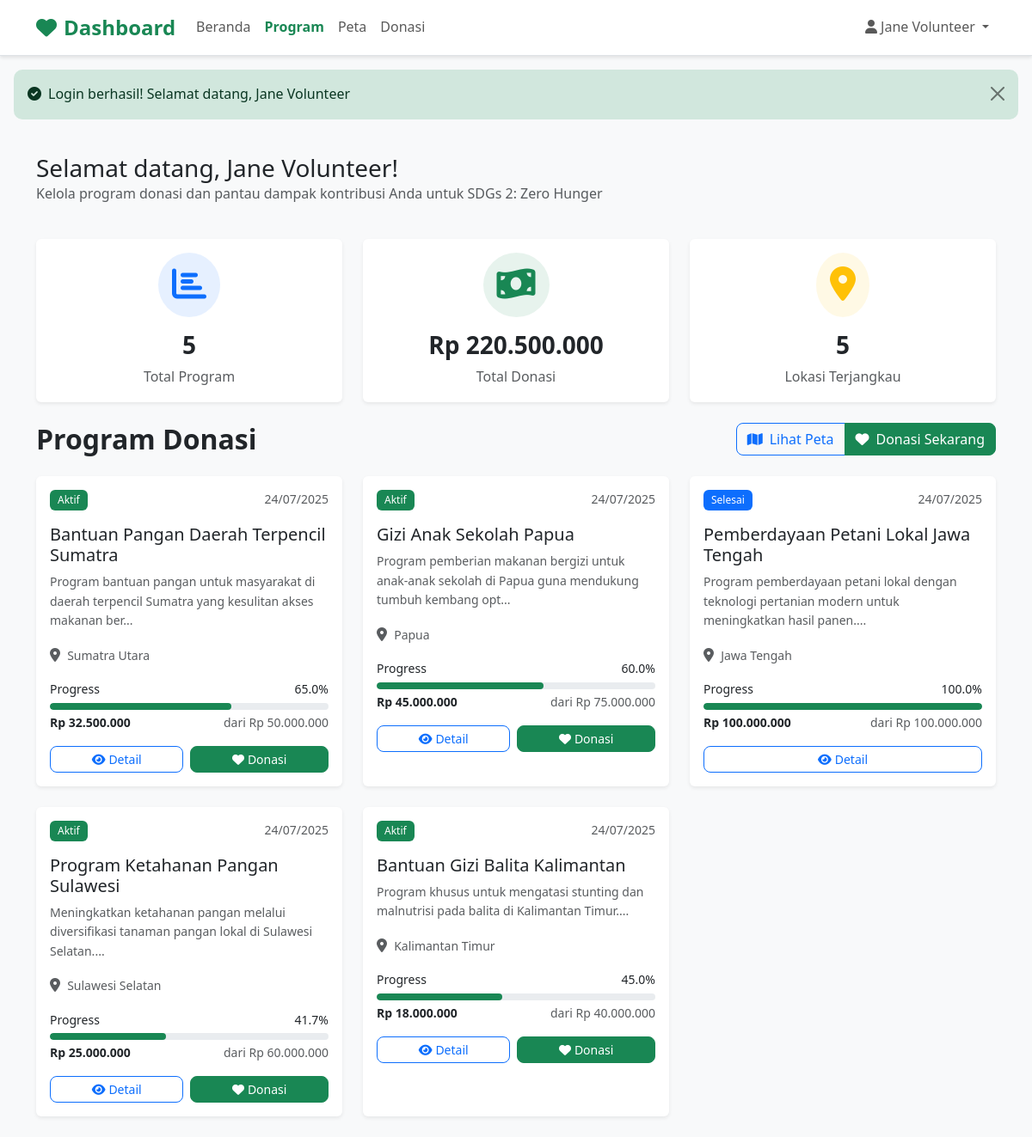
Page /dashboard.php (signed in) on the committed database.
### tables this page shows
CREATE TABLE programs (
    id INT PRIMARY KEY AUTO_INCREMENT,
    title VARCHAR(255) NOT NULL,
    description TEXT NOT NULL,
    target_amount DECIMAL(15,2) NOT NULL,
    current_amount DECIMAL(15,2) DEFAULT 0,
    location VARCHAR(100) NOT NULL,
    category VARCHAR(100),
    status ENUM('active', 'completed', 'paused') DEFAULT 'active',
    start_date DATE,
    end_date DATE,
    latitude DECIMAL(10, 8),
    longitude DECIMAL(11, 8),
    address TEXT,
    beneficiaries INT DEFAULT 0,
    created_by INT,
    created_at TIMESTAMP DEFAULT CURRENT_TIMESTAMP,
    updated_at TIMESTAMP DEFAULT CURRENT_TIMESTAMP ON UPDATE CURRENT_TIMESTAMP,
    FOREIGN KEY (created_by) REFERENCES users(id)
);

### includes/config.php (called while the page is built, shortened)
<?php
function formatCurrency($amount) {
    return 'Rp ' . number_format($amount, 0, ',', '.');
}
function getFlashMessage($type) {
    if (isset($_SESSION['flash'][$type])) {
        $message = $_SESSION['flash'][$type];
        return $message;
    }
    return null;
}
?>

### dashboard.php (the view, shortened to what this page needs)
<?php
require_once 'includes/config.php';
try {
    $stmt = $pdo->prepare("
        SELECT p.*,
               (SELECT COUNT(*) FROM donations d WHERE d.program_id = p.id AND d.payment_status = 'success') as donor_count
        FROM programs p
        ORDER BY p.created_at DESC
    ");
    $stmt->execute();
    $programs = $stmt->fetchAll();
    $stmt = $pdo->query("SELECT COUNT(*) as total FROM programs");
    $totalPrograms = $stmt->fetch()['total'];
    $stmt = $pdo->query("SELECT SUM(current_amount) as total FROM programs");
    $totalDonations = $stmt->fetch()['total'] ?? 0;
    $stmt = $pdo->query("SELECT COUNT(DISTINCT location) as total FROM programs");
    $totalLocations = $stmt->fetch()['total'];
} catch (PDOException $e) {
    $programs = [];
    $totalPrograms = $totalDonations = $totalLocations = 0;
}
?>
<!DOCTYPE html>
<html lang="id">
<head>
    <link href="https://cdn.jsdelivr.net/npm/bootstrap@5.3.0/dist/css/bootstrap.min.css" rel="stylesheet">
    <link href="https://cdnjs.cloudflare.com/ajax/libs/font-awesome/6.0.0/css/all.min.css" rel="stylesheet">
    <link href="assets/css/style.css" rel="stylesheet">
</head>
<body class="bg-light">
    <nav class="navbar navbar-expand-lg navbar-light bg-white border-bottom sticky-top">
        <div class="container">
            <a class="navbar-brand d-flex align-items-center" href="dashboard.php">
                <i class="fas fa-heart text-success me-2 fs-4"></i>
                <span class="fw-bold text-success">Dashboard</span>
            </a>
            <div class="collapse navbar-collapse" id="navbarNav">
                <ul class="navbar-nav me-auto">
                    <li class="nav-item">
                        <a class="nav-link" href="index.php">Beranda</a>
                    </li>
                    <li class="nav-item">
                        <a class="nav-link active" href="dashboard.php">Program</a>
                    </li>
                    <li class="nav-item">
                        <a class="nav-link" href="maps.php">Peta</a>
                    </li>
                    <li class="nav-item">
                        <a class="nav-link" href="donate.php">Donasi</a>
                    </li>
                </ul>
                <div class="navbar-nav">
                    <div class="dropdown">
                        <a class="nav-link dropdown-toggle" href="#" role="button" data-bs-toggle="dropdown">
                            <i class="fas fa-user me-1"></i><?= htmlspecialchars($_SESSION['user_name']) ?>
                        </a>
                    </div>
                </div>
            </div>
        </div>
    </nav>
    <?php
    $successMessage = getFlashMessage('success');
    ?>
    <?php if ($successMessage): ?>
        <div class="alert alert-success alert-dismissible fade show m-3" role="alert">
            <i class="fas fa-check-circle me-2"></i><?= htmlspecialchars($successMessage) ?>
            <button type="button" class="btn-close" data-bs-dismiss="alert"></button>
        </div>
    <?php endif; ?>
    <div class="container py-4">
        <div class="row mb-4">
            <div class="col">
                <h1 class="h3 mb-0">Selamat datang, <?= htmlspecialchars($_SESSION['user_name']) ?>!</h1>
                <p class="text-muted">Kelola program donasi dan pantau dampak kontribusi Anda untuk SDGs 2: Zero Hunger</p>
            </div>
        </div>
        <div class="row g-4 mb-4">
            <div class="col-md-4">
                <div class="card border-0 shadow-sm">
                    <div class="card-body text-center">
                        <div class="d-flex justify-content-center align-items-center mb-3">
                            <div class="bg-primary bg-opacity-10 rounded-circle p-3">
                                <i class="fas fa-chart-bar text-primary fs-1"></i>
                            </div>
                        </div>
                        <h3 class="fw-bold"><?= $totalPrograms ?></h3>
                        <p class="text-muted mb-0">Total Program</p>
                    </div>
                </div>
            </div>
            <div class="col-md-4">
                <div class="card border-0 shadow-sm">
                    <div class="card-body text-center">
                        <div class="d-flex justify-content-center align-items-center mb-3">
                            <div class="bg-success bg-opacity-10 rounded-circle p-3">
                                <i class="fas fa-money-bill-wave text-success fs-1"></i>
                            </div>
                        </div>
                        <h3 class="fw-bold"><?= formatCurrency($totalDonations) ?></h3>
                        <p class="text-muted mb-0">Total Donasi</p>
                    </div>
                </div>
            </div>
            <div class="col-md-4">
                <div class="card border-0 shadow-sm">
                    <div class="card-body text-center">
                        <div class="d-flex justify-content-center align-items-center mb-3">
                            <div class="bg-warning bg-opacity-10 rounded-circle p-3">
                                <i class="fas fa-map-marker-alt text-warning fs-1"></i>
                            </div>
                        </div>
                        <h3 class="fw-bold"><?= $totalLocations ?></h3>
                        <p class="text-muted mb-0">Lokasi Terjangkau</p>
                    </div>
                </div>
            </div>
        </div>
        <div class="d-flex justify-content-between align-items-center mb-4 flex-wrap gap-2">
            <h2 class="fw-bold mb-0">Program Donasi</h2>
            <div class="btn-group" role="group">
                <a href="maps.php" class="btn btn-outline-primary">
                    <i class="fas fa-map me-2"></i>Lihat Peta
                </a>
                <a href="donate.php" class="btn btn-success">
                    <i class="fas fa-heart me-2"></i>Donasi Sekarang
                </a>
            </div>
        </div>
        <?php if (empty($programs)): ?>
            <div class="text-center py-5">
                <i class="fas fa-inbox text-muted fs-1 mb-3"></i>
                <h4 class="text-muted">Belum ada program donasi</h4>
                <p class="text-muted">Program donasi akan ditampilkan di sini</p>
            </div>
        <?php else: ?>
            <div class="row g-4">
                <?php foreach ($programs as $program): ?>
                    <div class="col-lg-4 col-md-6">
                        <div class="card h-100 shadow-sm border-0">
                            <div class="card-body">
                                <div class="d-flex justify-content-between align-items-start mb-3">
                                    <span class="badge bg-<?= $program['status'] === 'active' ? 'success' : ($program['status'] === 'completed' ? 'primary' : 'secondary') ?>">
                                        <?= $program['status'] === 'active' ? 'Aktif' : ($program['status'] === 'completed' ? 'Selesai' : 'Dijeda') ?>
                                    </span>
                                    <small class="text-muted"><?= date('d/m/Y', strtotime($program['created_at'])) ?></small>
                                </div>
                                <h5 class="card-title"><?= htmlspecialchars($program['title']) ?></h5>
                                <p class="card-text text-muted small"><?= htmlspecialchars(substr($program['description'], 0, 100)) ?>...</p>
                                <div class="mb-3">
                                    <i class="fas fa-map-marker-alt text-muted me-1"></i>
                                    <small class="text-muted"><?= htmlspecialchars($program['location']) ?></small>
                                </div>
                                <div class="mb-3">
                                    <?php
                                    $progress = $program['target_amount'] > 0 ? ($program['current_amount'] / $program['target_amount']) * 100 : 0;
                                    ?>
                                    <div class="d-flex justify-content-between small mb-1">
                                        <span>Progress</span>
                                        <span><?= number_format($progress, 1) ?>%</span>
                                    </div>
                                    <div class="progress" style="height: 8px;">
                                        <div class="progress-bar bg-success" style="width: <?= min($progress, 100) ?>%"></div>
                                    </div>
                                    <div class="d-flex justify-content-between small mt-1">
                                        <span class="fw-bold"><?= formatCurrency($program['current_amount']) ?></span>
                                        <span class="text-muted">dari <?= formatCurrency($program['target_amount']) ?></span>
                                    </div>
                                </div>
                                <div class="d-flex gap-2">
                                    <a href="program-detail.php?id=<?= $program['id'] ?>" class="btn btn-outline-primary btn-sm flex-fill">
                                        <i class="fas fa-eye me-1"></i>Detail
                                    </a>
                                    <?php if ($program['status'] === 'active'): ?>
                                        <a href="donate.php?program=<?= $program['id'] ?>" class="btn btn-success btn-sm flex-fill">
                                            <i class="fas fa-heart me-1"></i>Donasi
                                        </a>
                                    <?php endif; ?>
                                </div>
                            </div>
                        </div>
                    </div>
                <?php endforeach; ?>
            </div>
        <?php endif; ?>
    </div>
</body>
</html>

### assets/css/style.css (style rules this page uses)
:root { --primary-color: #198754; --primary-hover: #157347; --secondary-color: #6c757d; --success-color: #198754; --danger-color: #dc3545; --warning-color: #ffc107; --info-color: #0dcaf0; --light-color: #f8f9fa; --dark-color: #212529; }
body { font-family: "Segoe UI", Tahoma, Geneva, Verdana, sans-serif; line-height: 1.6; }
.card { transition: all 0.3s ease; border: none; }
.progress { border-radius: 10px; height: 8px; }
.progress-bar { border-radius: 10px; }
.btn { border-radius: 8px; font-weight: 500; transition: all 0.3s ease; }
.navbar-brand { font-size: 1.5rem; font-weight: 700; }
.text-success { color: var(--success-color) !important; }
.btn-success { background-color: var(--success-color); border-color: var(--success-color); }
.shadow-sm { box-shadow: 0 0.125rem 0.25rem rgba(0, 0, 0, 0.075) !important; }
.alert { border-radius: 10px; border: none; }
.alert-success { background-color: #d1e7dd; color: #0a3622; }
.navbar { box-shadow: 0 2px 4px rgba(0, 0, 0, 0.1); }
.navbar-nav .nav-link { font-weight: 500; transition: color 0.3s ease; }
.navbar-nav .nav-link.active { color: var(--success-color) !important; font-weight: 600; }
.badge { font-weight: 500; padding: 0.5em 0.75em; }

### rows in the picture
programs: status "Aktif", created_at "24/07/2025", title "Bantuan Pangan Daerah Terpencil Sumatra", description "Program bantuan pangan untuk masyarakat di daerah terpencil Sumatra yang kesulitan akses makanan ber", location "Sumatra Utara", progress "65.0", current_amount "Rp 32.500.000", target_amount "Rp 50.000.000"
programs: status "Aktif", created_at "24/07/2025", title "Gizi Anak Sekolah Papua", description "Program pemberian makanan bergizi untuk anak-anak sekolah di Papua guna mendukung tumbuh kembang opt", location "Papua", progress "60.0", current_amount "Rp 45.000.000", target_amount "Rp 75.000.000"
programs: status "Selesai", created_at "24/07/2025", title "Pemberdayaan Petani Lokal Jawa Tengah", description "Program pemberdayaan petani lokal dengan teknologi pertanian modern untuk meningkatkan hasil panen.", location "Jawa Tengah", progress "100.0", current_amount "Rp 100.000.000", target_amount "Rp 100.000.000"
programs: status "Aktif", created_at "24/07/2025", title "Program Ketahanan Pangan Sulawesi", description "Meningkatkan ketahanan pangan melalui diversifikasi tanaman pangan lokal di Sulawesi Selatan.", location "Sulawesi Selatan", progress "41.7", current_amount "Rp 25.000.000", target_amount "Rp 60.000.000"
programs: status "Aktif", created_at "24/07/2025", title "Bantuan Gizi Balita Kalimantan", description "Program khusus untuk mengatasi stunting dan malnutrisi pada balita di Kalimantan Timur.", location "Kalimantan Timur", progress "45.0", current_amount "Rp 18.000.000", target_amount "Rp 40.000.000"

### other values in the picture
$_SESSION['user_name'] "Jane Volunteer"
$successMessage "Login berhasil! Selamat datang, Jane Volunteer"
$totalPrograms "5"
formatCurrency($totalDonations) "Rp 220.500.000"
$totalLocations "5"
